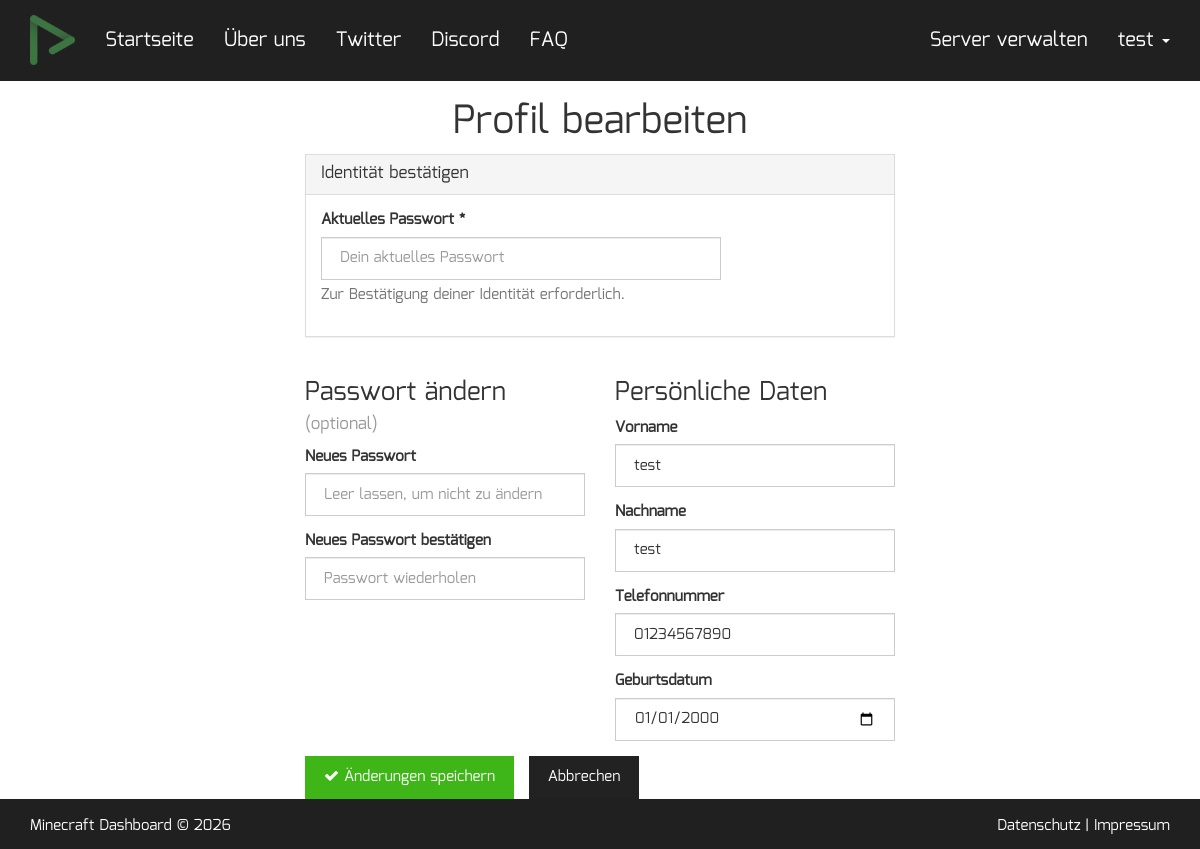
/update_profile.php (signed in), run on the app's committed database.
### tables this page shows
CREATE TABLE users (
    id INTEGER PRIMARY KEY AUTOINCREMENT,
    email TEXT UNIQUE NOT NULL,
    username TEXT UNIQUE NOT NULL, 
    password TEXT NOT NULL,
    first_name TEXT,
    last_name TEXT,
    tel TEXT,
    birth DATE,
    image TEXT,
    permissions INTEGER NOT NULL,
    created_at TIMESTAMP DEFAULT CURRENT_TIMESTAMP,
    last_login TIMESTAMP);

### update_profile.php (the view, shortened to what this page needs)
<?php
$db = new PDO('sqlite:users.db');
$db->setAttribute(PDO::ATTR_ERRMODE, PDO::ERRMODE_EXCEPTION);
$stmt = $db->prepare("SELECT * FROM users WHERE username = ?");
$stmt->execute([$_SESSION['username']]);
$user = $stmt->fetch(PDO::FETCH_ASSOC);
?>
<!DOCTYPE html>
<html lang="de">
<head>
    <link rel="stylesheet" href="assets/css/font-awesome.min.css">
    <link rel="stylesheet" href="assets/css/cosmo-bootstrap.min.css">
    <link rel="stylesheet" href="assets/css/page.css">
</head>
<body>
<?php include "nav_helper.php" ?>
<div class="page">
    <h1>Profil bearbeiten</h1>
    <form class="register" method="POST">
        <div class="panel panel-default">
            <div class="panel-heading">
                <h3 class="panel-title">Identität bestätigen</h3>
            </div>
            <div class="panel-body">
                <div class="form-group" style="max-width:400px;">
                    <label for="old_password">Aktuelles Passwort *</label>
                    <input type="password" class="form-control" id="old_password" name="old_password" placeholder="Dein aktuelles Passwort" required>
                    <span class="help-block">Zur Bestätigung deiner Identität erforderlich.</span>
                </div>
            </div>
        </div>
        <div class="row">
            <div class="col-md-6">
                <h3>Passwort ändern <small>(optional)</small></h3>
                <div class="form-group">
                    <label for="pw1">Neues Passwort</label>
                    <input type="password" class="form-control" id="pw1" name="password" placeholder="Leer lassen, um nicht zu ändern">
                </div>
                <div class="form-group">
                    <label for="pw2">Neues Passwort bestätigen</label>
                    <input type="password" class="form-control" id="pw2" name="password_confirm" placeholder="Passwort wiederholen">
                </div>
            </div>
            <div class="col-md-6">
                <h3>Persönliche Daten</h3>
                <div class="form-group">
                    <label for="first_name">Vorname</label>
                    <input type="text" class="form-control" id="first_name" name="first_name"
                           value="<?php echo htmlspecialchars($user['first_name'] ?? ''); ?>" placeholder="Vorname">
                </div>
                <div class="form-group">
                    <label for="last_name">Nachname</label>
                    <input type="text" class="form-control" id="last_name" name="last_name"
                           value="<?php echo htmlspecialchars($user['last_name'] ?? ''); ?>" placeholder="Nachname">
                </div>
                <div class="form-group">
                    <label for="tel">Telefonnummer</label>
                    <input type="tel" class="form-control" id="tel" name="tel"
                           value="<?php echo htmlspecialchars($user['tel'] ?? ''); ?>" placeholder="+49 ...">
                </div>
                <div class="form-group">
                    <label for="birth">Geburtsdatum</label>
                    <input type="date" class="form-control" id="birth" name="birth"
                           value="<?php echo htmlspecialchars($user['birth'] ?? ''); ?>">
                </div>
            </div>
        </div>
        <button type="submit" class="btn btn-success">
            <i class="fa fa-check"></i> Änderungen speichern
        </button>
        <a href="dashboard.php" class="btn btn-default">Abbrechen</a>
    </form>
</div>
<div class="footer">
    <div class="container">
        <div class="row">
            <div class="col-md-6">Minecraft Dashboard &copy; <?php echo date('Y'); ?></div>
            <div class="col-md-6 text-right">
                <a href="#">Datenschutz</a> | <a href="#">Impressum</a>
            </div>
        </div>
    </div>
</div>
</body>
</html>

### nav_helper.php (shortened to what this page needs)
<nav class="navbar navbar-default navbar-fixed-top">
    <div class="container">
        <div class="navbar-header">
            <a class="navbar-brand" href="dashboard.php">
                <img alt="Logo" height="50" src="assets/PloudOS-Small.png">
            </a>
        </div>
        <div id="navbar" class="navbar-collapse collapse">
            <ul class="nav navbar-nav">
                <li><a href="dashboard.php">Startseite</a></li>
                <li><a href="#">Über uns</a></li>
                <li><a href="#">Twitter</a></li>
                <li><a href="https://discord.gg/mg8zcK9ZVa">Discord</a></li>
                <li><a href="#">FAQ</a></li>
            </ul>
            <ul class="nav navbar-nav navbar-right">
                <?php if (isset($user)): ?>
                <li><a href="dashboard.php">Server verwalten</a></li>
                <li class="dropdown">
                    <a href="#" class="dropdown-toggle" data-toggle="dropdown">
                        <?php echo htmlspecialchars($user['username']); ?> <span class="caret"></span>
                    </a>
                </li>
                <?php else: ?>
                <li><a href="login.php"><i class="fa fa-sign-in"></i> Login</a></li>
                <li><a href="register.php"><i class="fa fa-user-plus"></i> Registrieren</a></li>
                <?php endif; ?>
            </ul>
        </div>
    </div>
</nav>

### assets/css/page.css (style rules this page uses)
body { font-family: 'Mina', sans-serif !important; padding-top: 80px; width:100%; height: 100%; }
.navbar-brand>img { max-height: 100%; height: 100%; width: auto; margin: 0 auto; -o-object-fit: contain; object-fit: contain; }
.navbar .navbar-brand { height: 80px; }
.navbar .nav >li >a { padding-top: 30px; padding-bottom: 30px; background-color: #202020; font-size: 20px; color: white; }
.navbar { background-color: #202020; border: none; }
.page { width: 70%; margin: auto; height: fit-content; margin-bottom:100px; z-index:99999; }
@media screen and (max-width: 1700px) { .page { width: 70%; padding-left: 10px; padding-right: 10px; padding-bottom: 50px; } }
@media screen and (max-width: 1500px) { .page { width: 85%; padding-left: 10px; padding-right: 10px; padding-bottom: 50px; margin:unset; } }
@media screen and (max-width: 1300px) { .page { width: 100%; padding-left: 10px; padding-right: 10px; padding-bottom: 50px; margin:unset; } }
.page h1 { font-family: 'Mina', sans-serif !important; text-align: center; }
.page h2,h3,h4,h5 { font-family: 'Mina', sans-serif !important; }
.footer { position: fixed; left: 0; bottom: 0; width: 100%; padding: 10px; height: 50px; background-color: #202020; color: white; line-height: 35px; z-index:1; }
.footer a { color:white; }
.page .register { margin: auto; }
@media screen and (min-width: 1200px) { .register { width:50%; } }

### data on the page
users: username "test", first_name "test", last_name "test", tel "01234567890", birth "01/01/2000"
